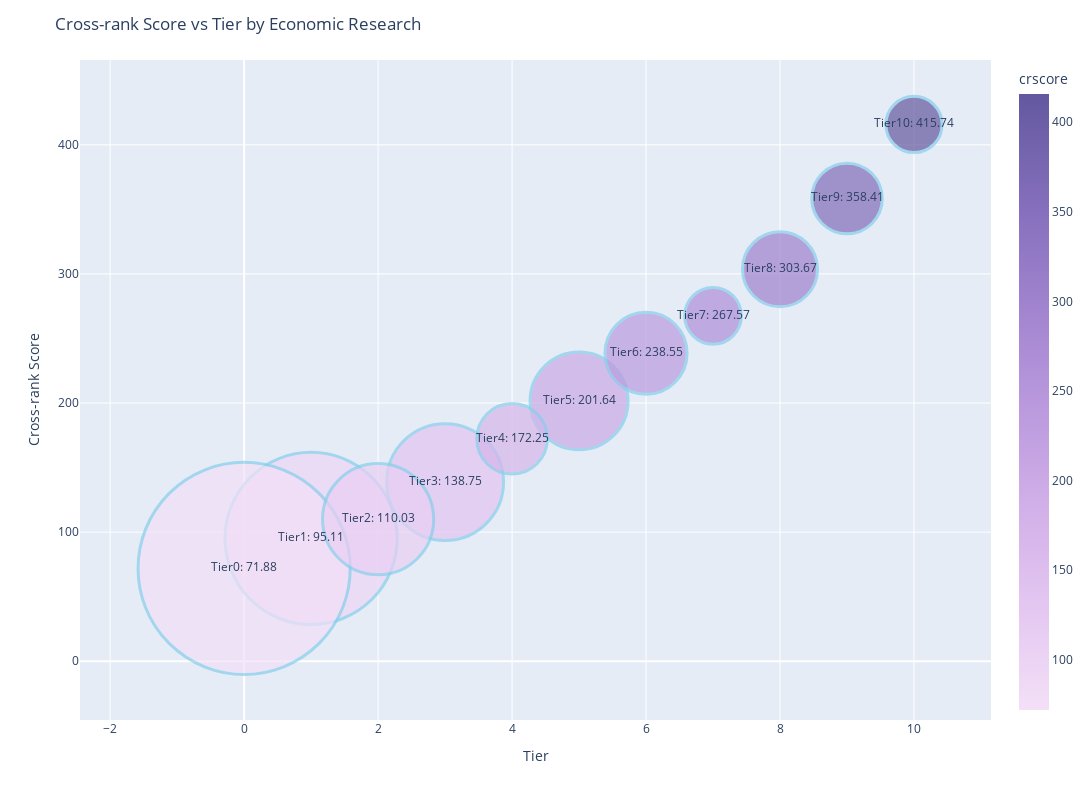

Source (notebook cell):
### Code cell
fig = px.scatter(df_tier_rank, 
                 x=df_tier_rank.index, 
                 y="crscore", 
#                trendline="lowess",
#                trendline_options=dict(frac=0.5),
                 color="crscore",
				 size="totalcoau",
				 size_max=150,
                 color_continuous_scale=px.colors.sequential.Purp,
                 text="txt"
                 )

fig.update_traces(marker=dict(
                  line=dict(width=3,
                  color='Skyblue')),
                  textposition='middle center',
				 )
				 
fig.update_layout(title_text = "Cross-rank Score vs Tier by Economic Research",
                  xaxis_title = "Tier",
                  yaxis_title = "Cross-rank Score",
#                 template = "plotly_dark",
                  width = 1200,
                  height = 800,
                  legend=dict(
                  yanchor="bottom",
                  y=1.00,
                  xanchor="left",
                  x=0.35
                  )
                  )
fig.show()

### Figure 1 — Plotly figure (JSON) as saved in the notebook; plotly's stock layout.template omitted (floating-point values rounded to 4 significant figures)
{"data": [{"hovertemplate": "tier=%{x}<br>crscore=%{marker.color}<br>totalcoau=%{marker.size}<br>txt=%{text}<extra></extra>", "legendgroup": "", "marker": {"color": [138.8, 95.11, 71.88, 303.7, 201.6, 358.4, 267.6, 172.2, 110.0, 238.6, 415.7], "coloraxis": "coloraxis", "line": {"color": "Skyblue", "width": 3}, "size": [4562, 9904, 15027, 1880, 3205, 1664, 1076, 1663, 4123, 2253, 1058], "sizemode": "area", "sizeref": 0.6679, "symbol": "circle"}, "mode": "markers+text", "name": "", "orientation": "v", "showlegend": false, "text": ["Tier3: 138.75", "Tier1: 95.11", "Tier0: 71.88", "Tier8: 303.67", "Tier5: 201.64", "Tier9: 358.41", "Tier7: 267.57", "Tier4: 172.25", "Tier2: 110.03", "Tier6: 238.55", "Tier10: 415.74"], "textposition": "middle center", "type": "scatter", "x": [3, 1, 0, 8, 5, 9, 7, 4, 2, 6, 10], "xaxis": "x", "y": [138.8, 95.11, 71.88, 303.7, 201.6, 358.4, 267.6, 172.2, 110.0, 238.6, 415.7], "yaxis": "y"}], "layout": {"coloraxis": {"colorbar": {"title": {"text": "crscore"}}, "colorscale": [[0, "rgb(243, 224, 247)"], [0.1667, "rgb(228, 199, 241)"], [0.3333, "rgb(209, 175, 232)"], [0.5, "rgb(185, 152, 221)"], [0.6667, "rgb(159, 130, 206)"], [0.8333, "rgb(130, 109, 186)"], [1, "rgb(99, 88, 159)"]]}, "height": 800, "legend": {"itemsizing": "constant", "tracegroupgap": 0, "x": 0.35, "xanchor": "left", "y": 1, "yanchor": "bottom"}, "margin": {"t": 60}, "title": {"text": "Cross-rank Score vs Tier by Economic Research"}, "width": 1200, "xaxis": {"anchor": "y", "domain": [0, 1], "title": {"text": "Tier"}}, "yaxis": {"anchor": "x", "domain": [0, 1], "title": {"text": "Cross-rank Score"}}}}
